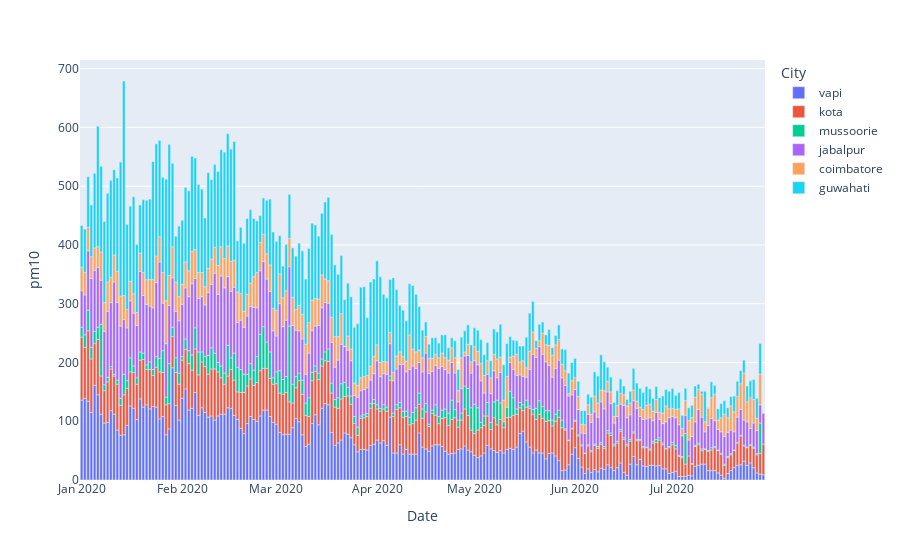

The cell this chart's notebook holds for it:
### Code cell
fig = px.bar(df_rural,'Date','pm10',color='City')
fig.show()
fig.write_image(f'images/rural_pm2.5_bar.png')

### Figure 1 — Plotly figure (JSON) as saved in the notebook; plotly's stock layout.template omitted (floating-point values rounded to 4 significant figures; data arrays with more than 128 entries replaced by an {"elided": "..."} marker saying what was removed)
{"data": [{"alignmentgroup": "True", "hovertemplate": "City=vapi<br>Date=%{x}<br>pm10=%{y}<extra></extra>", "legendgroup": "vapi", "marker": {"color": "#636efa"}, "name": "vapi", "offsetgroup": "vapi", "orientation": "v", "showlegend": true, "textposition": "auto", "type": "bar", "x": {"elided": "211 str values"}, "xaxis": "x", "y": {"elided": "211 float values"}, "yaxis": "y"}, {"alignmentgroup": "True", "hovertemplate": "City=kota<br>Date=%{x}<br>pm10=%{y}<extra></extra>", "legendgroup": "kota", "marker": {"color": "#EF553B"}, "name": "kota", "offsetgroup": "kota", "orientation": "v", "showlegend": true, "textposition": "auto", "type": "bar", "x": {"elided": "211 str values"}, "xaxis": "x", "y": {"elided": "211 float values"}, "yaxis": "y"}, {"alignmentgroup": "True", "hovertemplate": "City=mussoorie<br>Date=%{x}<br>pm10=%{y}<extra></extra>", "legendgroup": "mussoorie", "marker": {"color": "#00cc96"}, "name": "mussoorie", "offsetgroup": "mussoorie", "orientation": "v", "showlegend": true, "textposition": "auto", "type": "bar", "x": {"elided": "209 str values"}, "xaxis": "x", "y": {"elided": "209 float values"}, "yaxis": "y"}, {"alignmentgroup": "True", "hovertemplate": "City=jabalpur<br>Date=%{x}<br>pm10=%{y}<extra></extra>", "legendgroup": "jabalpur", "marker": {"color": "#ab63fa"}, "name": "jabalpur", "offsetgroup": "jabalpur", "orientation": "v", "showlegend": true, "textposition": "auto", "type": "bar", "x": {"elided": "209 str values"}, "xaxis": "x", "y": {"elided": "209 float values"}, "yaxis": "y"}, {"alignmentgroup": "True", "hovertemplate": "City=coimbatore<br>Date=%{x}<br>pm10=%{y}<extra></extra>", "legendgroup": "coimbatore", "marker": {"color": "#FFA15A"}, "name": "coimbatore", "offsetgroup": "coimbatore", "orientation": "v", "showlegend": true, "textposition": "auto", "type": "bar", "x": {"elided": "210 str values"}, "xaxis": "x", "y": {"elided": "210 float values"}, "yaxis": "y"}, {"alignmentgroup": "True", "hovertemplate": "City=guwahati<br>Date=%{x}<br>pm10=%{y}<extra></extra>", "legendgroup": "guwahati", "marker": {"color": "#19d3f3"}, "name": "guwahati", "offsetgroup": "guwahati", "orientation": "v", "showlegend": true, "textposition": "auto", "type": "bar", "x": {"elided": "210 str values"}, "xaxis": "x", "y": {"elided": "210 float values"}, "yaxis": "y"}], "layout": {"autosize": true, "barmode": "relative", "legend": {"title": {"text": "City"}, "tracegroupgap": 0}, "margin": {"t": 60}, "xaxis": {"anchor": "y", "autorange": true, "domain": [0, 1], "range": ["2019-12-31 12:00", "2020-07-29 12:00"], "title": {"text": "Date"}, "type": "date"}, "yaxis": {"anchor": "x", "autorange": true, "domain": [0, 1], "range": [0, 714.7], "title": {"text": "pm10"}, "type": "linear"}}}
